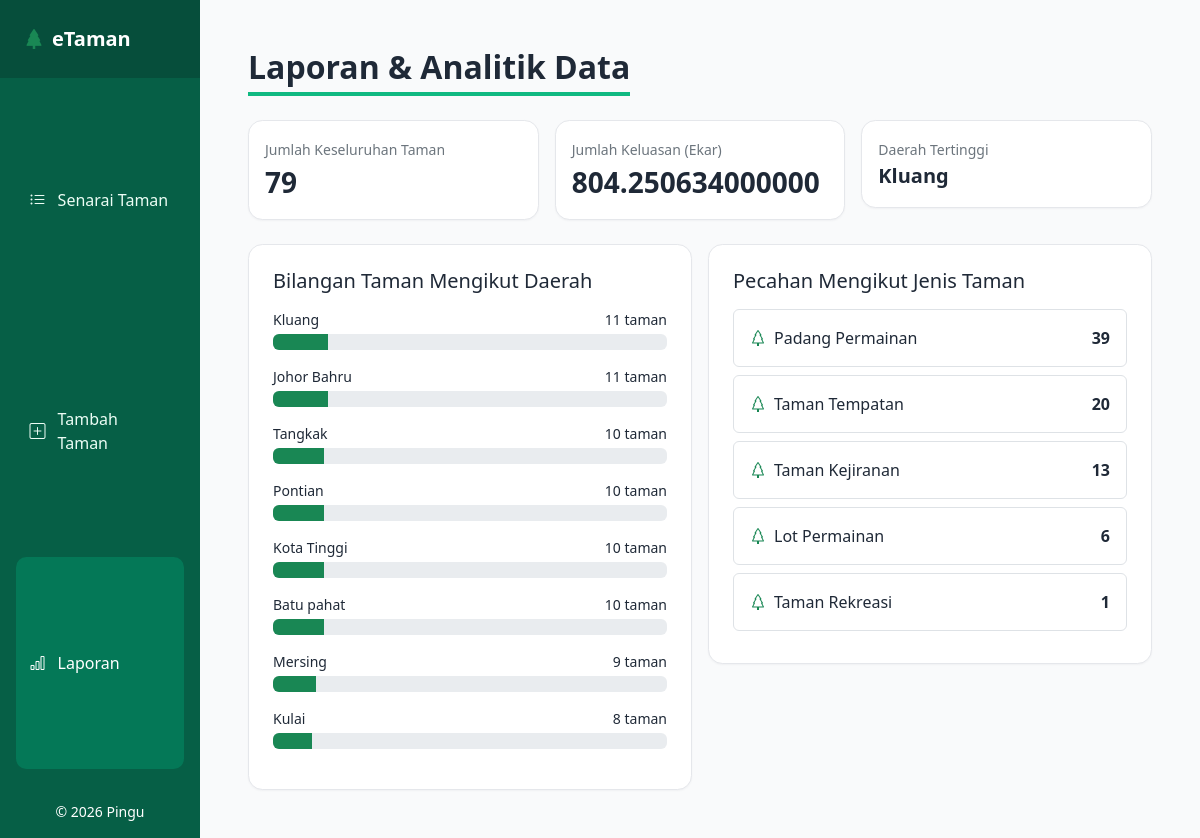
The app's page /?tab=laporan with its own data.
### taman/models.py (models this page shows, shortened)
class Taman(models.Model):
	nama = models.CharField(max_length=150)
	lokasi = models.CharField(max_length=255)
	daerah = models.CharField(max_length=80)
	keluasan = models.DecimalField(max_digits=10, decimal_places=2, null=True, blank=True)
	jenis = models.CharField(max_length=80)
	pbt = models.CharField(max_length=120, blank=True)
	tandas = models.BooleanField(default=False)
	playground = models.BooleanField(default=False)
	parking = models.BooleanField(default=False)
	surau = models.BooleanField(default=False)
	deskripsi = models.TextField(blank=True)
	image_url = models.URLField(blank=True)
	main_cover_image = models.ForeignKey('TamanImage', null=True, blank=True, on_delete=models.SET_NULL, related_name='cover_for')
	created_at = models.DateTimeField(auto_now_add=True)
	updated_at = models.DateTimeField(auto_now=True)
	class Meta:
		ordering = ['nama']

### taman/views.py (the view)
# urls.py: path('', views.dashboard, name='dashboard'),
def dashboard(request):
	seed_data_if_empty()
	valid_tabs = {'senarai', 'borang', 'laporan', 'profil'}
	active_tab = request.GET.get('tab', 'senarai').strip().lower()
	if active_tab not in valid_tabs:
		active_tab = 'senarai'
	edit_id = request.GET.get('edit', '').strip()
	editing_taman = None
	if active_tab == 'borang' and edit_id.isdigit():
		editing_taman = Taman.objects.filter(id=int(edit_id)).first()
	query = Taman.objects.all()
	search = request.GET.get('search', '').strip()
	daerah = request.GET.get('daerah', '').strip()
	jenis = request.GET.get('jenis', '').strip()
	if search:
		query = query.filter(Q(nama__icontains=search) | Q(lokasi__icontains=search))
	if daerah:
		query = query.filter(daerah=daerah)
	if jenis:
		query = query.filter(jenis=jenis)
	for field in ('tandas', 'playground', 'parking', 'surau'):
		if request.GET.get(field) == '1':
			query = query.filter(**{field: True})
	if request.method == 'POST':
		post_edit_id = request.POST.get('editing_id', '').strip()
		post_instance = None
		if post_edit_id.isdigit():
			post_instance = Taman.objects.filter(id=int(post_edit_id)).first()
		form = TamanForm(request.POST, instance=post_instance)
		if form.is_valid():
			form.save()
			return redirect('/?tab=senarai')
	else:
		form = TamanForm(instance=editing_taman)
	taman_list = query.order_by('nama')
	selected_taman = None
	selected_taman_id = request.GET.get('taman', '').strip()
	if active_tab == 'profil' and selected_taman_id.isdigit():
		selected_taman = Taman.objects.filter(id=int(selected_taman_id)).first()
	by_daerah = Taman.objects.values('daerah').annotate(total=Count('id')).order_by('-total')
	by_jenis = Taman.objects.values('jenis').annotate(total=Count('id')).order_by('-total')
	jumlah_keluasan = Taman.objects.aggregate(total=Sum('keluasan'))['total'] or 0
	context = {
		'taman_list': taman_list,
		'form': form,
		'senarai_daerah': SENARAI_DAERAH,
		'jenis_taman': JENIS_TAMAN,
		'search': search,
		'selected_daerah': daerah,
		'selected_jenis': jenis,
		'jumlah_taman': Taman.objects.count(),
		'jumlah_keluasan': jumlah_keluasan,
		'taburan_daerah': by_daerah,
		'taburan_jenis': by_jenis,
		'filter_tandas': request.GET.get('tandas') == '1',
		'filter_playground': request.GET.get('playground') == '1',
		'filter_parking': request.GET.get('parking') == '1',
		'filter_surau': request.GET.get('surau') == '1',
		'active_tab': active_tab,
		'selected_taman': selected_taman,
		'editing_taman': editing_taman,
	}
	return render(request, 'taman/dashboard.html', context)

### taman/views.py (called while the page is built, shortened)
def seed_data_if_empty():
	if Taman.objects.exists():
		return

### templates/taman/dashboard.html (shortened to what this page needs)
{% extends 'base.html' %}
{% block body %}
<div class="container-fluid app-shell">
  <div class="row">
    <aside class="col-12 col-md-3 col-lg-2 p-0 sidebar text-white d-flex flex-column">
      <div class="brand p-4 fw-bold fs-5 d-flex align-items-center gap-2">
        <i class="bi bi-tree-fill text-success"></i>
        <span>eTaman</span>
      </div>
      <nav class="p-3 d-grid gap-2 flex-grow-1">
        <a class="sidebar-link {% if active_tab == 'senarai' %}active{% endif %}" href="/?tab=senarai"><i class="bi bi-list-ul"></i><span>Senarai Taman</span></a>
        <a class="sidebar-link {% if active_tab == 'borang' %}active{% endif %}" href="/?tab=borang"><i class="bi bi-plus-square"></i><span>Tambah Taman</span></a>
        <a class="sidebar-link {% if active_tab == 'laporan' %}active{% endif %}" href="/?tab=laporan"><i class="bi bi-bar-chart"></i><span>Laporan</span></a>
      </nav>
      <div class="p-3 text-center small text-success-subtle">&copy; 2026 Pingu</div>
    </aside>
    <main class="col-12 col-md-9 col-lg-10 p-4 p-md-5">
      {% if active_tab == 'laporan' %}
      <div class="d-flex flex-wrap gap-3 justify-content-between align-items-center mb-4">
        <h2 class="m-0 section-title">Laporan & Analitik Data</h2>
      </div>
      <div class="row g-3 mb-4">
        <div class="col-12 col-md-4">
          <div class="card-soft bg-white p-3">
            <small class="text-secondary">Jumlah Keseluruhan Taman</small>
            <div class="fs-3 fw-bold">{{ jumlah_taman }}</div>
          </div>
        </div>
        <div class="col-12 col-md-4">
          <div class="card-soft bg-white p-3">
            <small class="text-secondary">Jumlah Keluasan (Ekar)</small>
            <div class="fs-3 fw-bold">{{ jumlah_keluasan|default:0 }}</div>
          </div>
        </div>
        <div class="col-12 col-md-4">
          <div class="card-soft bg-white p-3">
            <small class="text-secondary">Daerah Tertinggi</small>
            <div class="fs-5 fw-bold">{% if taburan_daerah %}{{ taburan_daerah.0.daerah }}{% else %}Tiada{% endif %}</div>
          </div>
        </div>
      </div>
      <div class="row g-3">
        <div class="col-12 col-lg-6">
          <div class="card-soft bg-white p-3 p-md-4">
            <h5 class="mb-3">Bilangan Taman Mengikut Daerah</h5>
            {% for item in taburan_daerah %}
            <div class="mb-3">
              <div class="d-flex justify-content-between small mb-1">
                <span>{{ item.daerah }}</span>
                <span>{{ item.total }} taman</span>
              </div>
              {% widthratio item.total jumlah_taman 100 as peratus %}
              <div class="progress" role="progressbar" aria-valuenow="{{ item.total }}" aria-valuemin="0" aria-valuemax="{{ jumlah_taman }}">
                <div class="progress-bar bg-success js-progress-bar" data-width="{{ peratus }}"></div>
              </div>
            </div>
            {% empty %}
            <p class="text-secondary">Tiada data.</p>
            {% endfor %}
          </div>
        </div>
        <div class="col-12 col-lg-6">
          <div class="card-soft bg-white p-3 p-md-4">
            <h5 class="mb-3">Pecahan Mengikut Jenis Taman</h5>
            {% for item in taburan_jenis %}
            <div class="d-flex justify-content-between align-items-center border rounded p-3 mb-2">
              <div class="d-flex align-items-center gap-2">
                <i class="bi bi-tree text-success"></i>
                <span class="fw-medium">{{ item.jenis }}</span>
              </div>
              <span class="fw-bold">{{ item.total }}</span>
            </div>
            {% empty %}
            <p class="text-secondary">Tiada data.</p>
            {% endfor %}
          </div>
        </div>
      </div>
      {% endif %}
    </main>
  </div>
</div>
{% endblock %}

### templates/base.html (style rules this page uses)
:root { --emerald-900: #064e3b; --emerald-800: #065f46; --emerald-700: #047857; --emerald-500: #10b981; --gray-bg: #f9fafb; --gray-border: #e5e7eb; }
body { background: var(--gray-bg); color: #1f2937; }
.app-shell { min-height: 100vh; }
.sidebar { min-height: 100vh; background: var(--emerald-800); }
.sidebar .brand { background: var(--emerald-900); }
.sidebar-link { display: flex; align-items: center; gap: 0.75rem; width: 100%; border-radius: 0.65rem; border: 0; padding: 0.72rem 0.85rem; text-align: left; color: #ecfdf5; text-decoration: none; background: transparent; transition: background-color 0.2s; }
.sidebar-link.active { background: var(--emerald-700); color: #ffffff; }
.section-title { display: inline-block; border-bottom: 4px solid var(--emerald-500); padding-bottom: 0.35rem; font-weight: 700; }
.card-soft { border: 1px solid var(--gray-border); border-radius: 0.9rem; box-shadow: 0 1px 2px rgba(15, 23, 42, 0.04); }

### records on screen
Taman: daerah "Batu pahat", total "10", {{ peratus }} 13 (drawn)
Taman: jenis "Taman Rekreasi", total "1"

### other values on screen
{{ jumlah_taman }} "79"
{{ jumlah_keluasan|default:0 }} "804.250634000000"
{{ taburan_daerah.0.daerah }} "Kluang"
{{ item.daerah }} "Kluang" "Johor Bahru" "Tangkak" "Pontian" "Kota Tinggi" "Mersing" "Kulai"
{{ item.total }} "11" "11" "10" "10" "10" "9" "8"
{{ item.jenis }} "Padang Permainan" "Taman Tempatan" "Taman Kejiranan" "Lot Permainan"
{{ item.total }} "39" "20" "13" "6"
